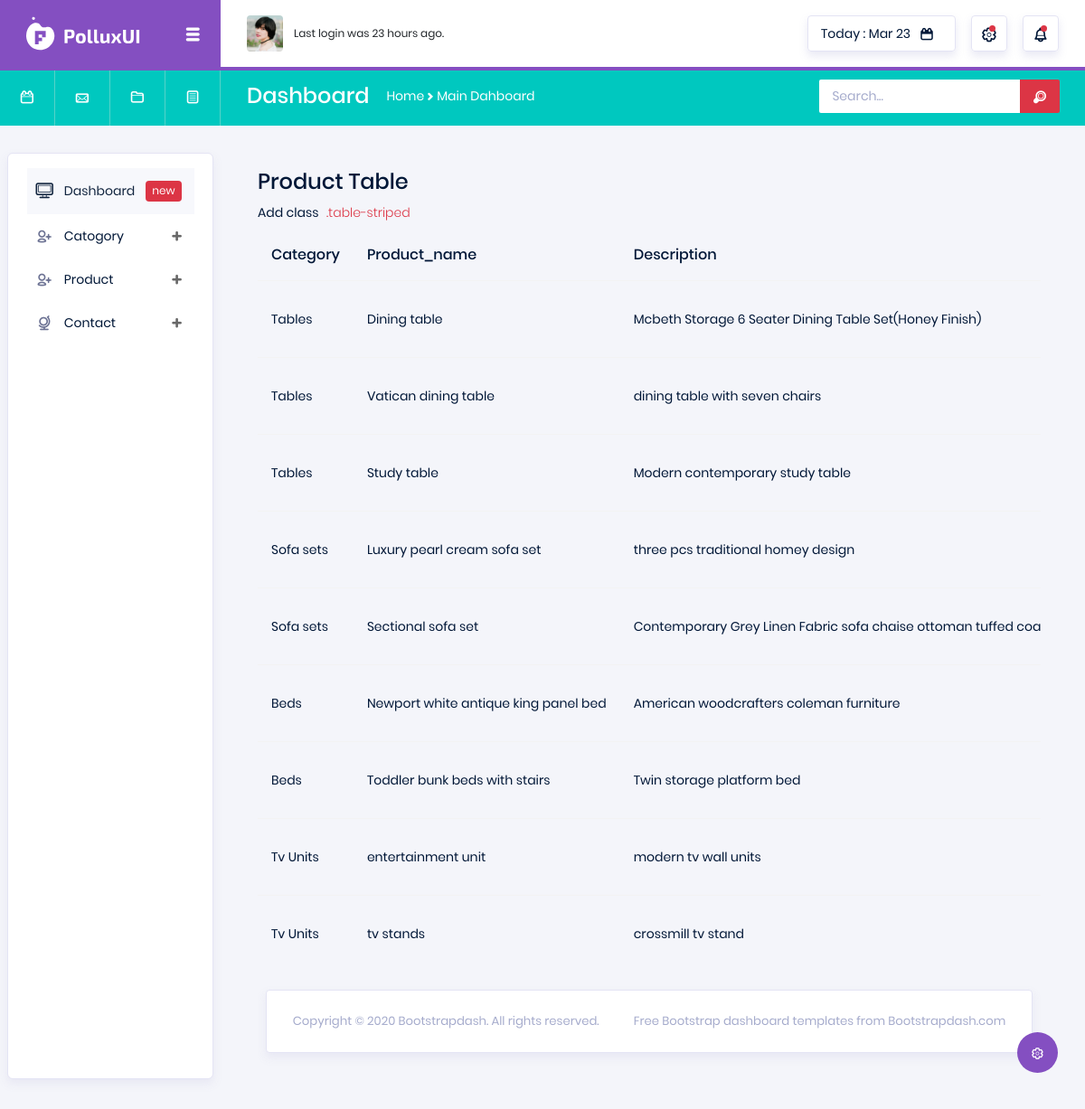
/backend/displayproduct/, run on the app's committed database.
### backend/models.py (models this page shows)
class Productdb(models.Model):
    Catogory_name = models.CharField(max_length=100, null=True, blank=True)
    Product_name = models.CharField(max_length=100,null=True,blank=True)
    Description = models.CharField(max_length=100,null=True,blank=True)
    Price = models.IntegerField(null=True,blank=True)
    Image = models.ImageField( upload_to= 'product_image' ,null=True,blank=True)

### backend/views.py (the view)
# urls.py: path('displayproduct/',views.displayproduct,name='displayproduct'),
def displayproduct(req):
    product = Productdb.objects.all()
    return render(req,'displayproduct.html',{'product':product})

### backend/templates/displayproduct.html (shortened to what this page needs)
<!DOCTYPE html>
{% extends 'index.html' %}
{% block content %}
<html lang="en">
<head>
</head>
<body>
<div class="card-body">
                  <h4 class="card-title">Product Table</h4>
                  <p class="card-description">
                    Add class <code>.table-striped</code>
                  </p>
                  <div class="table-responsive">
                    <table class="table table-striped">
                      <thead>
                        <tr>
                            <th>
                                Category
                            </th>
                          <th>
                            Product_name
                          </th>
                          <th>
                            Description
                          </th>
                        </tr>
                      </thead>
                      <tbody>
                      {% for i in product %}
                        <tr>
                          <td class="py-1">
                              {{i.Catogory_name}}
                          </td>
                          <td>
                              {{i.Product_name}}
                          </td>
                            <td>{{i.Description}}</td>
                        </tr>
                      {% endfor %}
                      </tbody>
                    </table>
                  </div>
                </div>
</body>
</html>
{% endblock %}

### data on the page
Productdb: Catogory_name "Tables", Product_name "Dining table", Description "Mcbeth Storage 6 Seater Dining Table Set(Honey Finish)"
Productdb: Catogory_name "Tables", Product_name "Vatican dining table", Description "dining table with seven chairs"
Productdb: Catogory_name "Tables", Product_name "Study table", Description "Modern contemporary study table"
Productdb: Catogory_name "Sofa sets", Product_name "Luxury pearl cream sofa set", Description "three pcs traditional homey design"
Productdb: Catogory_name "Sofa sets", Product_name "Sectional sofa set", Description "Contemporary Grey Linen Fabric sofa chaise ottoman tuffed…"
Productdb: Catogory_name "Beds", Product_name "Newport white antique king panel bed", Description "American woodcrafters coleman furniture"
Productdb: Catogory_name "Beds", Product_name "Toddler bunk beds with stairs", Description "Twin storage platform bed"
Productdb: Catogory_name "Tv Units", Product_name "entertainment unit", Description "modern tv wall units"
Productdb: Catogory_name "Tv Units", Product_name "tv stands", Description "crossmill tv stand"
